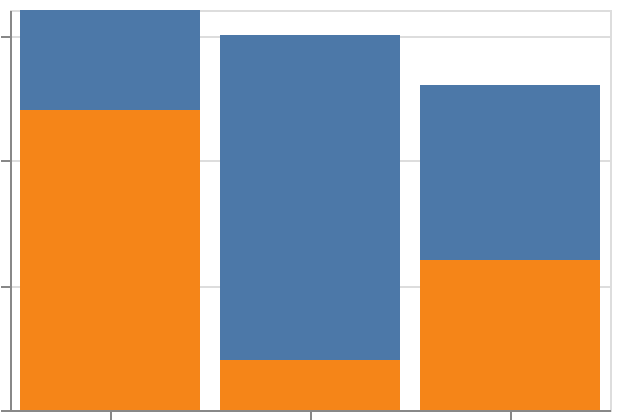

The specification (Vega-Lite) saved for this image:
### Vega-Lite specification from a JSON file in a GitHub repository (floating-point values rounded to 4 significant figures)
{"$schema": "https://vega.github.io/schema/vega-lite/v6.json", "padding": 5, "autosize": "none", "width": 300, "height": 200, "data": {"name": "table", "values": [{"c": "A", "g": "p", "x": 1, "y": 2, "v": 5, "t": "2024-01-15", "o": {"v": 3}, "IMDB Rating": 6.1, "d": "x1"}, {"c": "B", "g": "q", "x": 2, "y": 4, "v": 9, "t": "2024-02-20", "o": {"v": 7}, "IMDB Rating": 7.4, "d": "x2"}, {"c": "A", "g": "q", "x": 3, "y": 3, "v": 2, "t": "2024-03-05", "o": {"v": 1}, "IMDB Rating": 5.2, "d": "x1"}, {"c": "C", "g": "p", "x": 4, "y": 6, "v": 7, "t": "2024-05-30", "o": {"v": 4}, "IMDB Rating": 8.8, "d": "x3"}, {"c": "B", "g": "p", "x": 5, "y": 5, "v": 4, "t": "2024-07-11", "o": {"v": 9}, "IMDB Rating": 6.9, "d": "x2"}, {"c": "C", "g": "q", "x": 6, "y": 8, "v": 6, "t": "2024-09-02", "o": {"v": 2}, "IMDB Rating": 7.7, "d": "x3"}, {"c": "A", "g": "p", "x": 7, "y": 7, "v": 8, "t": "2024-11-25", "o": {"v": 5}, "IMDB Rating": 4.4, "d": "x1"}, {"c": "B", "g": "q", "x": 8, "y": 9, "v": 3, "t": "2024-12-31", "o": {"v": 8}, "IMDB Rating": 9.1, "d": "x2"}]}, "mark": "bar", "encoding": {"x": {"field": "c", "type": "nominal", "sort": "-y"}, "y": {"field": "v", "type": "quantitative"}, "color": {"field": "g", "type": "nominal"}}}
